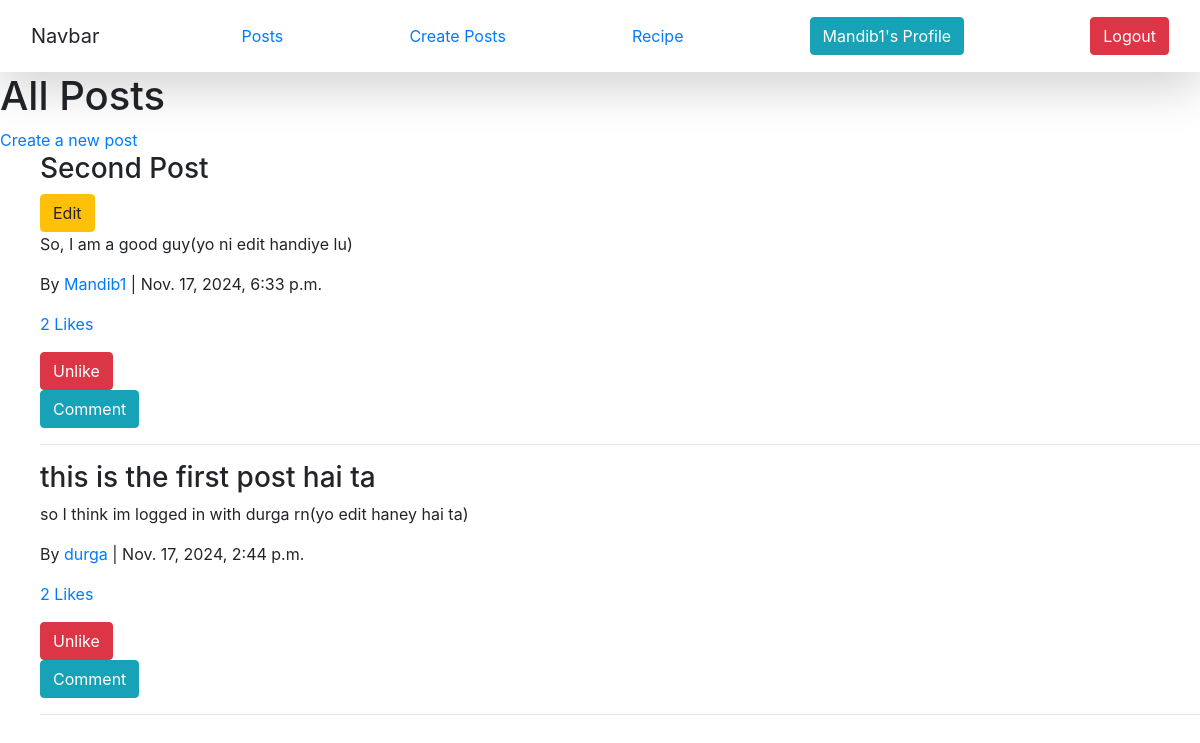
Page /postlist/ (signed in) on the earlier database version.
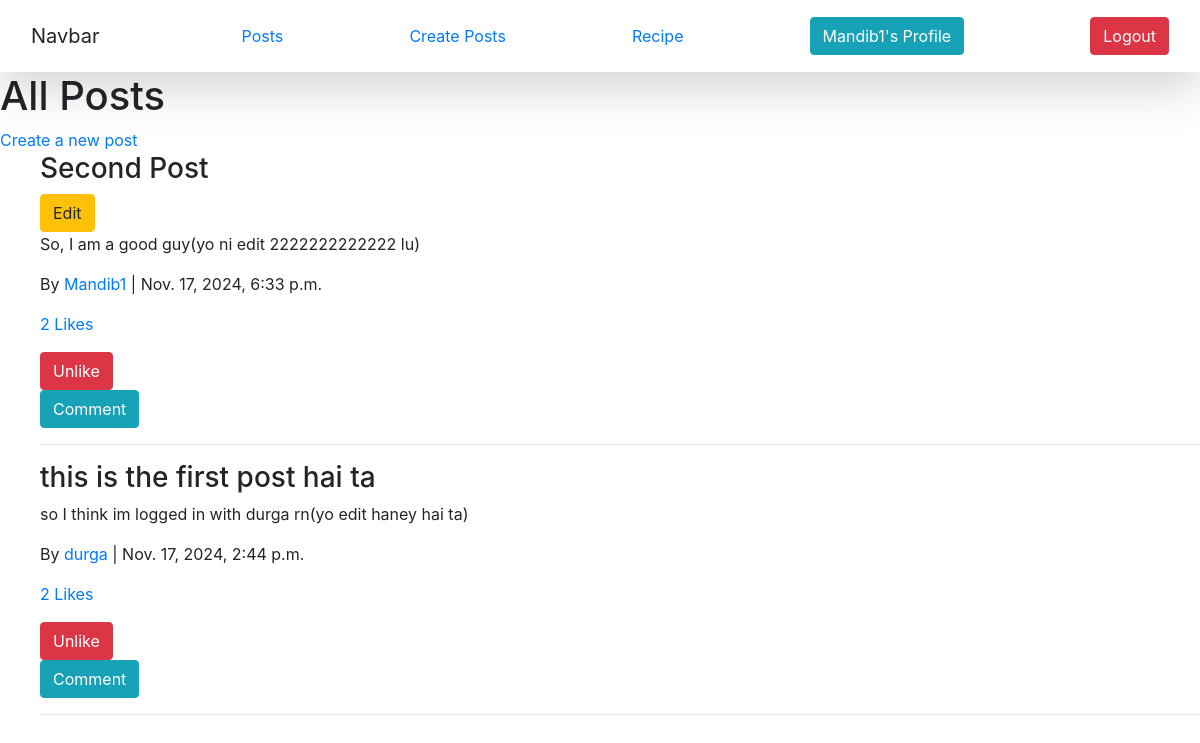
Same page on the later database version.
### vege/models.py (models this page shows, shortened)
class Post(models.Model):
    title = models.CharField(max_length=200)
    content = models.TextField()
    created_at = models.DateTimeField(auto_now_add=True)
    author = models.ForeignKey(User, on_delete=models.CASCADE)  # Link the post to the user

### vege/views.py (the view, shortened to what this page needs)
# urls.py: path('postlist/', post_list, name='post_list'),
def post_list(request):
    posts = Post.objects.all().order_by('-created_at')
    user_likes = Like.objects.filter(user=request.user)
    liked_posts = [like.post.id for like in user_likes]
    posts_with_likes = []
    for post in posts:
        post.like_count = Like.objects.filter(post=post).count()
        liked_users = post.likes.values_list('user__username', flat=True)
        posts_with_likes.append({
            'post': post,
            'liked_users': liked_users
        })
    return render(request, 'post_list.html', {
        'posts_with_likes': posts_with_likes,
        'liked_posts': liked_posts,  # Pass liked posts to template
    })

### vege/templates/post_list.html (shortened to what this page needs)
{% extends "base.html" %}
{% block start %}
<h1>All Posts</h1>
<a href="{% url 'create_post' %}">Create a new post</a>
<ul>
    {% for post_data in posts_with_likes %}
    <div class="post-item">
        <h3>{{ post_data.post.title }}</h3> {% if post_data.post.author == request.user %}
        <a href="{% url 'edit_post' post_data.post.id %}" class="btn btn-warning">Edit</a>
    {% endif %}
        <p>{{ post_data.post.content }}</p>
        <p>By <a href="{% url 'user_profile' post_data.post.author.username %}">{{ post_data.post.author.username }}</a> | {{ post_data.post.created_at }}</p>
        <p><a href="#" data-toggle="modal" data-target="#likeModal{{ post_data.post.id }}">{{ post_data.post.like_count }} Likes</a></p>
        <form method="POST" action="{% url 'post_list' %}">
            {% if post_data.post.id in liked_posts %}
            <button type="submit" name="like" class="btn btn-danger">Unlike</button>
            {% else %}
            <button type="submit" name="like" class="btn btn-primary">Like</button>
            {% endif %}
        </form>
        <button class="btn btn-info" data-toggle="modal" data-target="#commentModal{{ post_data.post.id }}">Comment</button>
        <hr>
    </div>
    {% endfor %}
</ul>
{% endblock %}

Differences in the rows shown:
changed Post "Second Post": post.content "So, I am a good guy(yo ni edit handiye lu)" → "So, I am a good guy(yo ni edit 2222222222222 lu)"
